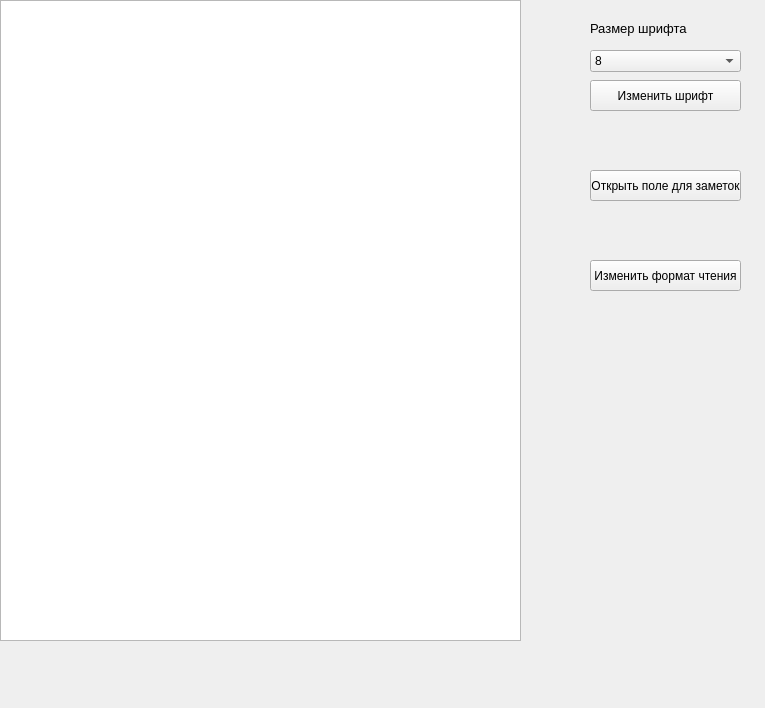
<?xml version="1.0" encoding="UTF-8"?>
<ui version="4.0">
 <class>Form</class>
 <widget class="QWidget" name="Form">
  <property name="geometry">
   <rect>
    <x>0</x>
    <y>0</y>
    <width>765</width>
    <height>708</height>
   </rect>
  </property>
  <property name="minimumSize">
   <size>
    <width>765</width>
    <height>708</height>
   </size>
  </property>
  <property name="maximumSize">
   <size>
    <width>765</width>
    <height>708</height>
   </size>
  </property>
  <property name="windowTitle">
   <string>Form</string>
  </property>
  <widget class="QTextEdit" name="textEdit">
   <property name="geometry">
    <rect>
     <x>0</x>
     <y>0</y>
     <width>521</width>
     <height>641</height>
    </rect>
   </property>
  </widget>
  <widget class="QPushButton" name="btn_form">
   <property name="geometry">
    <rect>
     <x>590</x>
     <y>260</y>
     <width>151</width>
     <height>31</height>
    </rect>
   </property>
   <property name="text">
    <string>Изменить формат чтения</string>
   </property>
  </widget>
  <widget class="QPushButton" name="btn_font">
   <property name="geometry">
    <rect>
     <x>590</x>
     <y>80</y>
     <width>151</width>
     <height>31</height>
    </rect>
   </property>
   <property name="text">
    <string>Изменить шрифт</string>
   </property>
  </widget>
  <widget class="QPushButton" name="btn_remark">
   <property name="geometry">
    <rect>
     <x>590</x>
     <y>170</y>
     <width>151</width>
     <height>31</height>
    </rect>
   </property>
   <property name="text">
    <string>Открыть поле для заметок</string>
   </property>
  </widget>
  <widget class="QLabel" name="label">
   <property name="geometry">
    <rect>
     <x>590</x>
     <y>20</y>
     <width>111</width>
     <height>16</height>
    </rect>
   </property>
   <property name="font">
    <font>
     <pointsize>10</pointsize>
    </font>
   </property>
   <property name="text">
    <string>Размер шрифта</string>
   </property>
  </widget>
  <widget class="QComboBox" name="comboBox">
   <property name="geometry">
    <rect>
     <x>590</x>
     <y>50</y>
     <width>151</width>
     <height>22</height>
    </rect>
   </property>
   <item>
    <property name="text">
     <string>8</string>
    </property>
   </item>
   <item>
    <property name="text">
     <string>7</string>
    </property>
   </item>
   <item>
    <property name="text">
     <string>6</string>
    </property>
   </item>
   <item>
    <property name="text">
     <string>9</string>
    </property>
   </item>
   <item>
    <property name="text">
     <string>10</string>
    </property>
   </item>
   <item>
    <property name="text">
     <string>11</string>
    </property>
   </item>
   <item>
    <property name="text">
     <string>12</string>
    </property>
   </item>
   <item>
    <property name="text">
     <string>14</string>
    </property>
   </item>
  </widget>
 </widget>
 <resources/>
 <connections/>
</ui>
